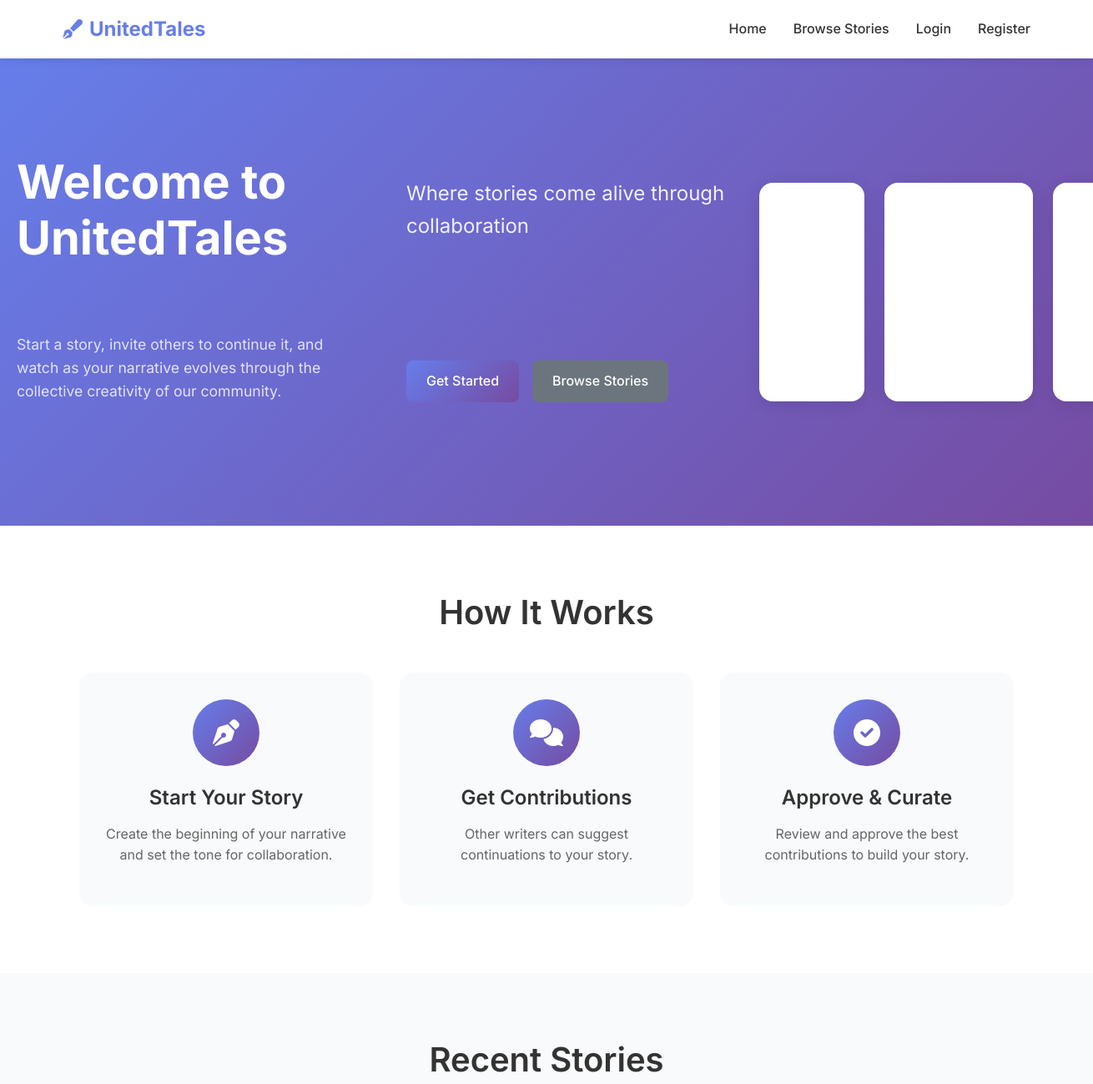
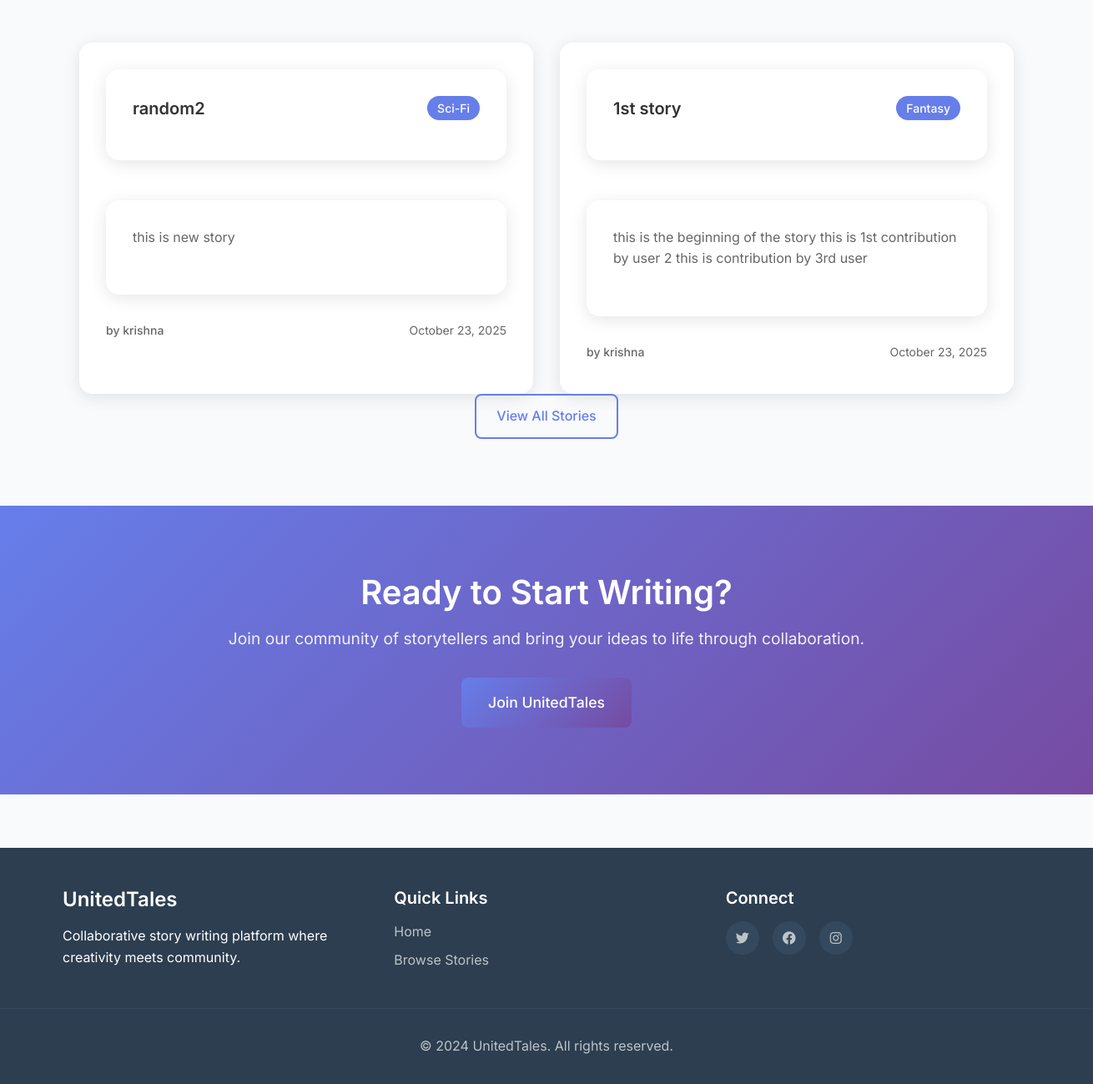
The page / on the database its author committed (2 pictures, top to bottom).
### app.py (models this page shows)
class Story(db.Model):
    id = db.Column(db.Integer, primary_key=True)
    title = db.Column(db.String(200), nullable=False)
    content = db.Column(db.Text, nullable=False)
    genre = db.Column(db.String(50))
    status = db.Column(db.String(20), default='active')  # active, completed, archived
    author_id = db.Column(db.Integer, db.ForeignKey('user.id'), nullable=False)
    created_at = db.Column(db.DateTime, default=datetime.utcnow)
    updated_at = db.Column(db.DateTime, default=datetime.utcnow, onupdate=datetime.utcnow)
    author = db.relationship('User', backref=db.backref('stories', lazy=True))
    contributions = db.relationship('Contribution', backref='story', lazy=True, cascade='all, delete-orphan')

class User(db.Model):
    id = db.Column(db.Integer, primary_key=True)
    username = db.Column(db.String(80), unique=True, nullable=False)
    email = db.Column(db.String(120), unique=True, nullable=False)
    password_hash = db.Column(db.String(120), nullable=False)
    is_admin = db.Column(db.Boolean, default=False)
    writing_strength = db.Column(db.String(50))  # start, end, plot, twist
    favorite_genre = db.Column(db.String(50))
    created_at = db.Column(db.DateTime, default=datetime.utcnow)

### app.py (the view)
@app.route('/')
def index():
    stories = Story.query.filter_by(status='active').order_by(Story.updated_at.desc()).limit(6).all()
    return render_template('index.html', stories=stories)

### app.py (called while the page is built)
@app.context_processor
def inject_user():
    if 'user_id' in session:
        user = User.query.get(session['user_id'])
        return dict(user=user)
    return dict(user=None)

### templates/index.html (shortened to what this page needs)
{% extends "base.html" %} {% block content %}
<section class="hero">
  <div class="hero-content">
    <h1>Welcome to UnitedTales</h1>
    <p class="hero-subtitle">Where stories come alive through collaboration</p>
    <p class="hero-description">
      Start a story, invite others to continue it, and watch as your narrative
      evolves through the collective creativity of our community.
    </p>
    <div class="hero-actions">
      {% if not session.user_id %}
      <a href="{{ url_for('register') }}" class="btn btn-primary"
        >Get Started</a
      >
      <a href="{{ url_for('browse_stories') }}" class="btn btn-secondary"
        >Browse Stories</a
      >
      {% endif %}
    </div>
  </div>
  <div class="hero-image">
    <div class="story-cards">
      <div class="story-card">
        <i class="fas fa-book-open"></i>
        <h3>Start</h3>
        <p>Begin your narrative journey</p>
      </div>
      <div class="story-card">
        <i class="fas fa-users"></i>
        <h3>Collaborate</h3>
        <p>Let others add their voice</p>
      </div>
      <div class="story-card">
        <h3>Approve</h3>
        <p>Curate the perfect story</p>
      </div>
    </div>
  </div>
</section>
<section class="features">
  <div class="container">
    <h2>How It Works</h2>
    <div class="features-grid">
      <div class="feature">
        <div class="feature-icon">
          <i class="fas fa-pen-nib"></i>
        </div>
        <h3>Start Your Story</h3>
        <p>
          Create the beginning of your narrative and set the tone for
          collaboration.
        </p>
      </div>
      <div class="feature">
        <div class="feature-icon">
          <i class="fas fa-comments"></i>
        </div>
        <h3>Get Contributions</h3>
        <p>Other writers can suggest continuations to your story.</p>
      </div>
      <div class="feature">
        <div class="feature-icon">
          <i class="fas fa-check-circle"></i>
        </div>
        <h3>Approve & Curate</h3>
        <p>Review and approve the best contributions to build your story.</p>
      </div>
    </div>
  </div>
</section>
{% if stories %}
<section class="recent-stories">
  <div class="container">
    <h2>Recent Stories</h2>
    <div class="stories-grid">
      {% for story in stories %}
      <div class="story-preview">
        <div class="story-header">
          <h3>
            <a href="{{ url_for('story_detail', story_id=story.id) }}"
              >{{ story.title }}</a
            >
          </h3>
          <span class="story-genre">{{ story.genre }}</span>
        </div>
        <div class="story-content">
          <p>
            {{ story.content[:200] }}
          </p>
        </div>
        <div class="story-meta">
          <span class="author">by {{ story.author.username }}</span>
          <span class="date">{{ story.created_at.strftime('%B %d, %Y') }}</span>
        </div>
      </div>
      {% endfor %}
    </div>
    <div class="text-center">
      <a href="{{ url_for('browse_stories') }}" class="btn btn-outline"
        >View All Stories</a
      >
    </div>
  </div>
</section>
{% endif %}
<section class="cta">
  <div class="container">
    <div class="cta-content">
      <h2>Ready to Start Writing?</h2>
      <p>
        Join our community of storytellers and bring your ideas to life through
        collaboration.
      </p>
      {% if not session.user_id %}
      <a href="{{ url_for('register') }}" class="btn btn-primary btn-large"
        >Join UnitedTales</a
      >
      {% else %}
      <a href="{{ url_for('create_story') }}" class="btn btn-primary btn-large"
        >Create Your First Story</a
      >
      {% endif %}
    </div>
  </div>
</section>
{% endblock %}

### rows shown on the page
Story: title "random2", genre "Sci-Fi", content "this is new story", author.username "krishna", created_at "October 23, 2025"
Story: title "1st story", genre "Fantasy", content "this is the beginning of the story this is 1st contribution by user 2 this is contribution by 3rd user", author.username "krishna", created_at "October 23, 2025"
